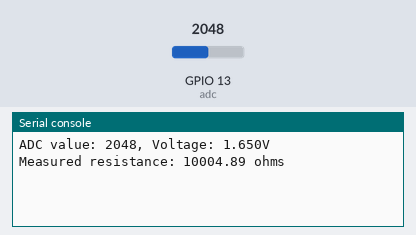
Simulated run of this program. Board: ESP32 board running MicroPython. Shown: the last lines printed to the serial console. The inputs (shaded band) are chosen by the test bench; at power-on: GPIO 13 (adc) = 2048 (analog values on the 0–4095 scale).

Above: at 1.2 s.
1.3 s: GPIO 13 (adc) set to 0
At 3.2 s:
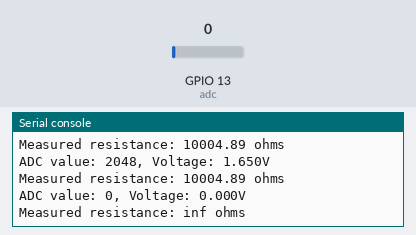
4.3 s: GPIO 13 (adc) set to 491
At 5.1 s:
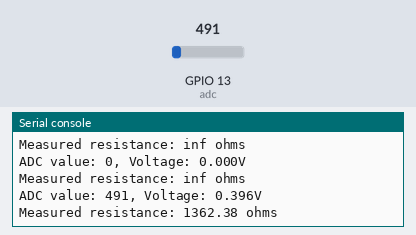
Timing chart, 0 to 7.3 s (numbered marks = the images above; inputs shaded):
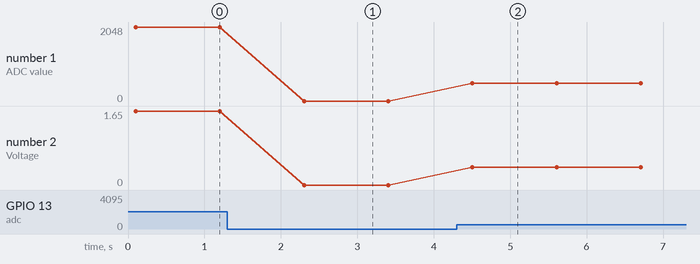

The program:

resistor_measure.py
```python
from machine import ADC, Pin
import time

# voltage divider scheme: 3v3 -> 10kR ; 10kR + R2 -> ADC pin ; Gnd - R2
# Configure ADC with attenuation
adc = ADC(Pin(13), atten=ADC.ATTN_11DB)
# Set 12-bit resolution (0-4095)
adc.width(ADC.WIDTH_12BIT)

R_REF = 10000  # 10k ohm reference resistor
V_SUPPLY = 3.3  # ESP32-S3 typically uses 3.3V

def measure_resistance():
    # Take multiple readings and average them
    samples = 10
    adc_value = 0
    for _ in range(samples):
        adc_value += adc.read()
        time.sleep(0.01)
    adc_value = adc_value / samples

    # Convert to voltage (12-bit ADC = 4096 steps)
    voltage = (adc_value / 4095) * V_SUPPLY
    print(f"ADC value: {adc_value:.0f}, Voltage: {voltage:.3f}V")

    if voltage >= V_SUPPLY:
        return 0
    if voltage <= 0:
        return float('inf')

    r_unknown = R_REF * (voltage / (V_SUPPLY - voltage))
    return r_unknown

while True:
    resistance = measure_resistance()
    print(f"Measured resistance: {resistance:.2f} ohms")
    time.sleep(1)
```

Measured:
- after the input at 1.3 s, the serial console: prints a new line after 1.0 s (image 1)
- after the input at 4.3 s, the serial console: prints a new line after 0.21 s (image 2)
- plotted number 1: 2048 → 0 after the input at 1.3 s, 0 → 491 after the input at 4.3 s
- plotted number 2: 1.65 → 0 after the input at 1.3 s, 0 → 0.4 after the input at 4.3 s
